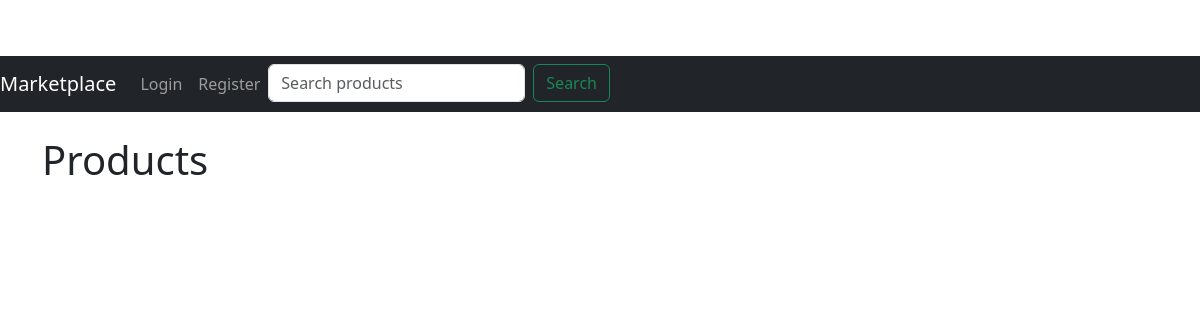
The page /index on the database as committed earlier.
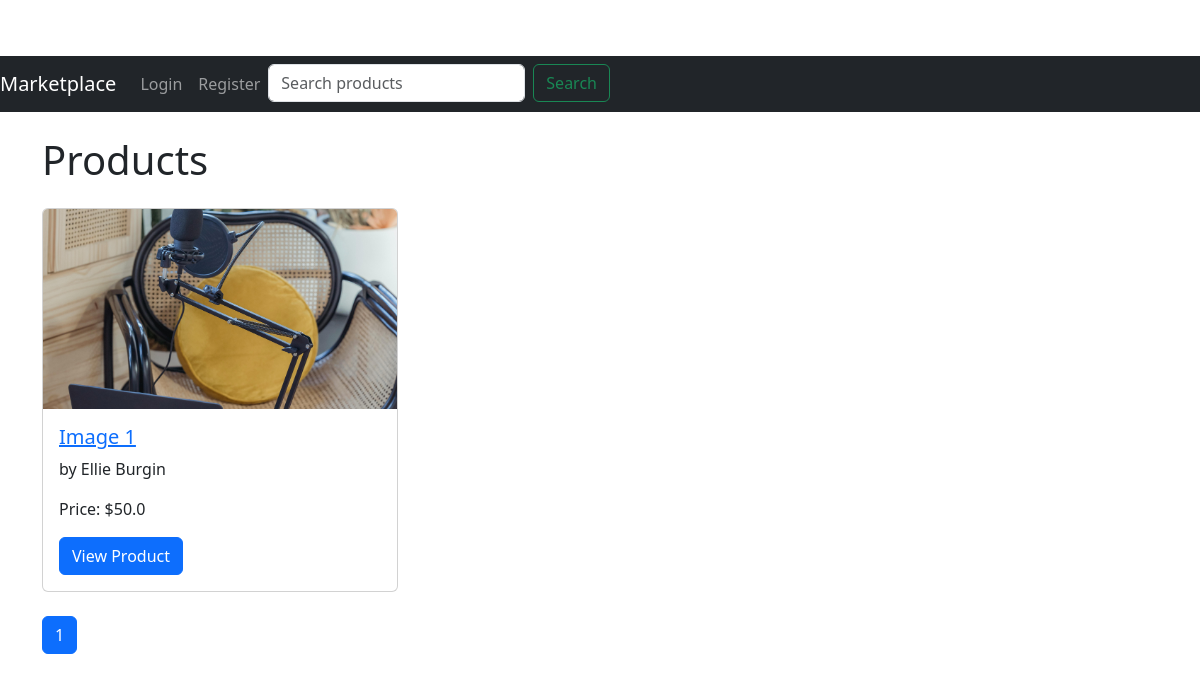
The same page on the database as committed later.
### app/models.py (models this page shows)
class Product(db.Model):
    id = db.Column(db.Integer, primary_key=True)
    title = db.Column(db.String(128))
    description = db.Column(db.String(1024))
    price = db.Column(db.Float)
    image = db.Column(db.String(150), nullable=True)
    is_sold = db.Column(db.Boolean, default=False)  # New field
    created_at = db.Column(db.DateTime, index=True, default=datetime.utcnow)
    user_id = db.Column(db.Integer, db.ForeignKey('user.id'))
    category_id = db.Column(db.Integer, db.ForeignKey('category.id'))
    reviews = db.relationship('Review', backref='product', lazy='dynamic')

### app/routes.py (the view)
@bp.route('/')
@bp.route('/index')
def index():
    products = Product.query.order_by(Product.created_at.desc()).paginate(per_page=10)
    print(products)
    return render_template('home.html', products=products)

### app/templates/home.html (shortened to what this page needs)
{% extends "base.html" %}
{% block content %}
  <h1 class="my-4">Products</h1>
  <div class="row">
    {% for product in products.items %}
    <div class="col-md-4 mb-4">
      <div class="card">
        {% if product.image %}
          <img src="{{ url_for('static', filename='images/' + product.image) }}" class="card-img-top" alt="Product Image">
        {% else %}
          <img src="{{ url_for('static', filename='images/default.jpg') }}" class="card-img-top" alt="Default Image">
        {% endif %}
        <div class="card-body">
          <h5 class="card-title"><a href="{{ url_for('main.product', id=product.id) }}">{{ product.title }}</a></h5>
          <p class="card-text">{{ product.description }}</p>
          <p class="card-text">Price: ${{ product.price }}</p>
          <a href="{{ url_for('main.product', id=product.id) }}" class="btn btn-primary">View Product</a>
        </div>
      </div>
    </div>
    {% endfor %}
  </div>
  <nav aria-label="Page navigation">
    <ul class="pagination">
      {% for page_num in products.iter_pages(left_edge=2, right_edge=2, left_current=1, right_current=1) %}
      {% if page_num %}
      <li class="page-item {% if page_num == products.page %}active{% endif %}">
        <a class="page-link" href="{{ url_for('main.index', page=page_num) }}">{{ page_num }}</a>
      </li>
      {% else %}
      <li class="page-item disabled"><span class="page-link">...</span></li>
      {% endif %}
      {% endfor %}
    </ul>
  </nav>
{% endblock %}

### app/templates/base.html (shortened to what this page needs)
<!doctype html>
<html lang="en">
<head>
  <link rel="stylesheet" href="{{ url_for('static', filename='css/styles.css') }}">
  <link href="https://cdn.jsdelivr.net/npm/bootstrap@5.3.0/dist/css/bootstrap.min.css" rel="stylesheet">
</head>
<body>
  <nav class="navbar navbar-expand-lg navbar-dark bg-dark">
    <a class="navbar-brand" href="{{ url_for('main.index') }}">Marketplace</a>
    <div class="collapse navbar-collapse" id="navbarNav">
      <ul class="navbar-nav">
        {% if current_user.is_authenticated %}
        <li class="nav-item">
          <a class="nav-link" href="{{ url_for('main.add_product') }}">Add Product</a>
        </li>
        <li class="nav-item">
          <a class="nav-link" href="{{ url_for('main.edit_profile') }}">{{ current_user.username }}</a>
        </li>
        <li class="nav-item">
          <a class="nav-link" href="{{ url_for('main.logout') }}">Logout</a>
        </li>
        {% else %}
        <li class="nav-item">
          <a class="nav-link" href="{{ url_for('main.login') }}">Login</a>
        </li>
        <li class="nav-item">
          <a class="nav-link" href="{{ url_for('main.register') }}">Register</a>
        </li>
        {% endif %}
        <li class="nav-item">
          <form class="d-flex ms-auto" action="{{ url_for('main.search') }}" method="get">
            <input class="form-control me-2" type="search" name="query" placeholder="Search products" aria-label="Search">
            <button class="btn btn-outline-success" type="submit">Search</button>
          </form>
        </li>
      </ul>
    </div>
  </nav>
  <div class="container">
    {% block content %}{% endblock %}
  </div>
</body>
</html>

### app/static/css/styles.css (style rules this page uses)
body { padding-top: 56px; }
.card-img-top { height: 200px; object-fit: cover; }
.navbar { margin-bottom: 20px; }
.page-item.active .page-link { background-color: #0d6efd; border-color: #0d6efd; }

Rows that differ between the two databases and show on the page:
added Product: title "Image 1", description "by Ellie Burgin", price "50.0"
Other text that changed with them:
new list line: "1"
